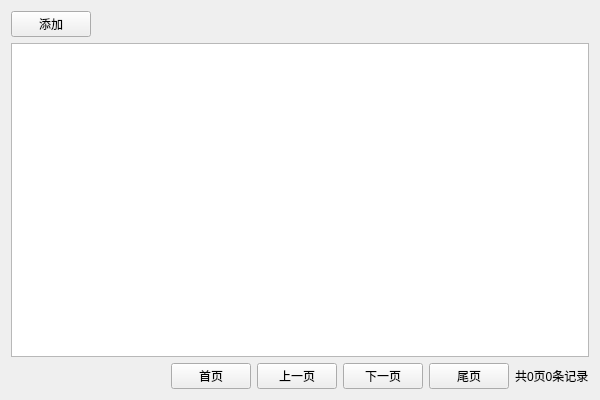
<?xml version="1.0" encoding="UTF-8"?>
<ui version="4.0">
 <class>SupplierList</class>
 <widget class="QWidget" name="SupplierList">
  <property name="geometry">
   <rect>
    <x>0</x>
    <y>0</y>
    <width>600</width>
    <height>400</height>
   </rect>
  </property>
  <property name="windowTitle">
   <string>Form</string>
  </property>
  <layout class="QVBoxLayout" name="verticalLayout">
   <item>
    <widget class="QPushButton" name="btnAdd">
     <property name="sizePolicy">
      <sizepolicy hsizetype="Maximum" vsizetype="Fixed">
       <horstretch>0</horstretch>
       <verstretch>0</verstretch>
      </sizepolicy>
     </property>
     <property name="text">
      <string>添加</string>
     </property>
    </widget>
   </item>
   <item>
    <widget class="QTableView" name="supplierList"/>
   </item>
   <item>
    <layout class="QHBoxLayout" name="horizontalLayout">
     <item>
      <spacer name="horizontalSpacer">
       <property name="orientation">
        <enum>Qt::Horizontal</enum>
       </property>
       <property name="sizeHint" stdset="0">
        <size>
         <width>40</width>
         <height>20</height>
        </size>
       </property>
      </spacer>
     </item>
     <item>
      <widget class="QPushButton" name="btnPageFirst">
       <property name="text">
        <string>首页</string>
       </property>
      </widget>
     </item>
     <item>
      <widget class="QPushButton" name="btnPagePrev">
       <property name="text">
        <string>上一页</string>
       </property>
      </widget>
     </item>
     <item>
      <widget class="QPushButton" name="btnPageNext">
       <property name="text">
        <string>下一页</string>
       </property>
      </widget>
     </item>
     <item>
      <widget class="QPushButton" name="btnPageLast">
       <property name="text">
        <string>尾页</string>
       </property>
      </widget>
     </item>
     <item>
      <widget class="QLabel" name="labPageInfo">
       <property name="text">
        <string>共0页0条记录</string>
       </property>
      </widget>
     </item>
    </layout>
   </item>
  </layout>
 </widget>
 <resources/>
 <connections/>
</ui>
